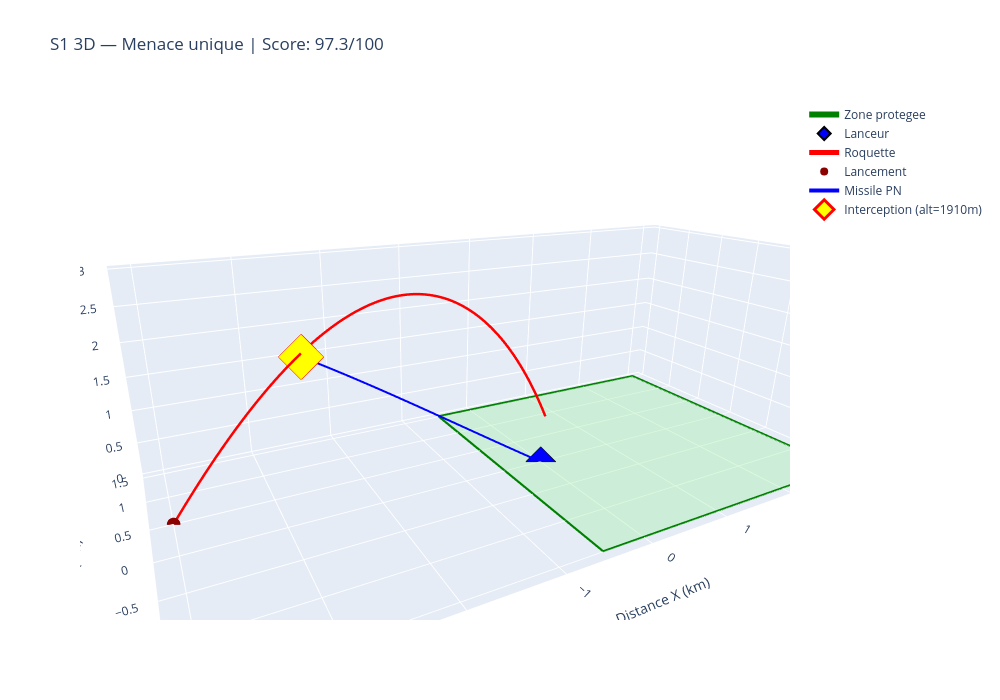

Notebook cell for this chart:
### Markdown cell above
### Scenario S1 3D — Menace unique

### Code cell
# === S1 : Menace unique 3D ===
roquette_s1 = Rocket3D(v0=300, theta_deg=60, phi_deg=5, masse=100,
                        Cd=0.3, A=0.05, x0=-4000, y0=0, z0=500)

res_s1_3d = manager3d.gerer_salve([roquette_s1])
score_s1_3d = scoring3d.evaluer_scenario(res_s1_3d)

# Visualisation
fig = creer_scene_de_base()
r = res_s1_3d['details'][0]
tc, xc, yc, zc = r['trajectoire']

fig.add_trace(go.Scatter3d(
    x=xc/1000, y=zc/1000, z=yc/1000,
    mode='lines', line=dict(color='red', width=5), name='Roquette'
))
fig.add_trace(go.Scatter3d(
    x=[xc[0]/1000], y=[zc[0]/1000], z=[yc[0]/1000],
    mode='markers', marker=dict(size=8, color='darkred'), name='Lancement'
))

if r['interception'] is not None:
    mx = r['interception']['missile_x']
    my = r['interception']['missile_y']
    mz = r['interception']['missile_z']
    fig.add_trace(go.Scatter3d(
        x=mx/1000, y=mz/1000, z=my/1000,
        mode='lines', line=dict(color='blue', width=4), name='Missile PN'
    ))
    if r['interception']['intercepte']:
        fig.add_trace(go.Scatter3d(
            x=[mx[-1]/1000], y=[mz[-1]/1000], z=[my[-1]/1000],
            mode='markers',
            marker=dict(size=15, color='yellow', symbol='diamond',
                        line=dict(color='red', width=3)),
            name=f'Interception (alt={my[-1]:.0f}m)'
        ))

fig.update_layout(
    title=f'S1 3D — Menace unique | Score: {score_s1_3d["score_global"]}/100',
    scene=dict(zaxis=dict(range=[0, max(yc/1000)*1.2]))
)
fig.show()

### Figure 1 — Plotly figure (JSON) as saved in the notebook; plotly's stock layout.template omitted (floating-point values rounded to 4 significant figures; data arrays with more than 128 entries replaced by an {"elided": "..."} marker saying what was removed)
{"data": [{"line": {"color": "green", "width": 6}, "mode": "lines", "name": "Zone protegee", "type": "scatter3d", "x": [-0.5, 3, 3, -0.5, -0.5], "y": [-1.5, -1.5, 1.5, 1.5, -1.5], "z": [0, 0, 0, 0, 0]}, {"color": "lightgreen", "hoverinfo": "skip", "i": [0, 0], "j": [1, 2], "k": [2, 3], "opacity": 0.3, "showscale": false, "type": "mesh3d", "x": [-0.5, 3, 3, -0.5], "y": [-1.5, -1.5, 1.5, 1.5], "z": [0, 0, 0, 0]}, {"marker": {"color": "blue", "line": {"color": "black", "width": 2}, "size": 10, "symbol": "diamond"}, "mode": "markers", "name": "Lanceur", "type": "scatter3d", "x": [0], "y": [0], "z": [0]}, {"line": {"color": "red", "width": 5}, "mode": "lines", "name": "Roquette", "type": "scatter3d", "x": {"elided": "455 float values"}, "y": {"elided": "455 float values"}, "z": {"elided": "455 float values"}}, {"marker": {"color": "darkred", "size": 8}, "mode": "markers", "name": "Lancement", "type": "scatter3d", "x": [-4], "y": [0.5], "z": [0]}, {"line": {"color": "blue", "width": 4}, "mode": "lines", "name": "Missile PN", "type": "scatter3d", "x": {"elided": "410 float values"}, "y": {"elided": "410 float values"}, "z": {"elided": "410 float values"}}, {"marker": {"color": "yellow", "line": {"color": "red", "width": 3}, "size": 15, "symbol": "diamond"}, "mode": "markers", "name": "Interception (alt=1910m)", "type": "scatter3d", "x": [-2.584], "y": [0.6175], "z": [1.91]}], "layout": {"height": 700, "scene": {"aspectmode": "manual", "aspectratio": {"x": 2.5, "y": 1.2, "z": 0.8}, "camera": {"center": {"x": -0.3, "y": 0, "z": 0.1}, "eye": {"x": -1.2, "y": -1.8, "z": 0.8}}, "xaxis": {"title": {"text": "Distance X (km)"}}, "yaxis": {"title": {"text": "Lateral Z (km)"}}, "zaxis": {"range": [0, 3.041], "title": {"text": "Altitude Y (km)"}}}, "title": {"text": "S1 3D — Menace unique | Score: 97.3/100"}, "width": 1000}}
